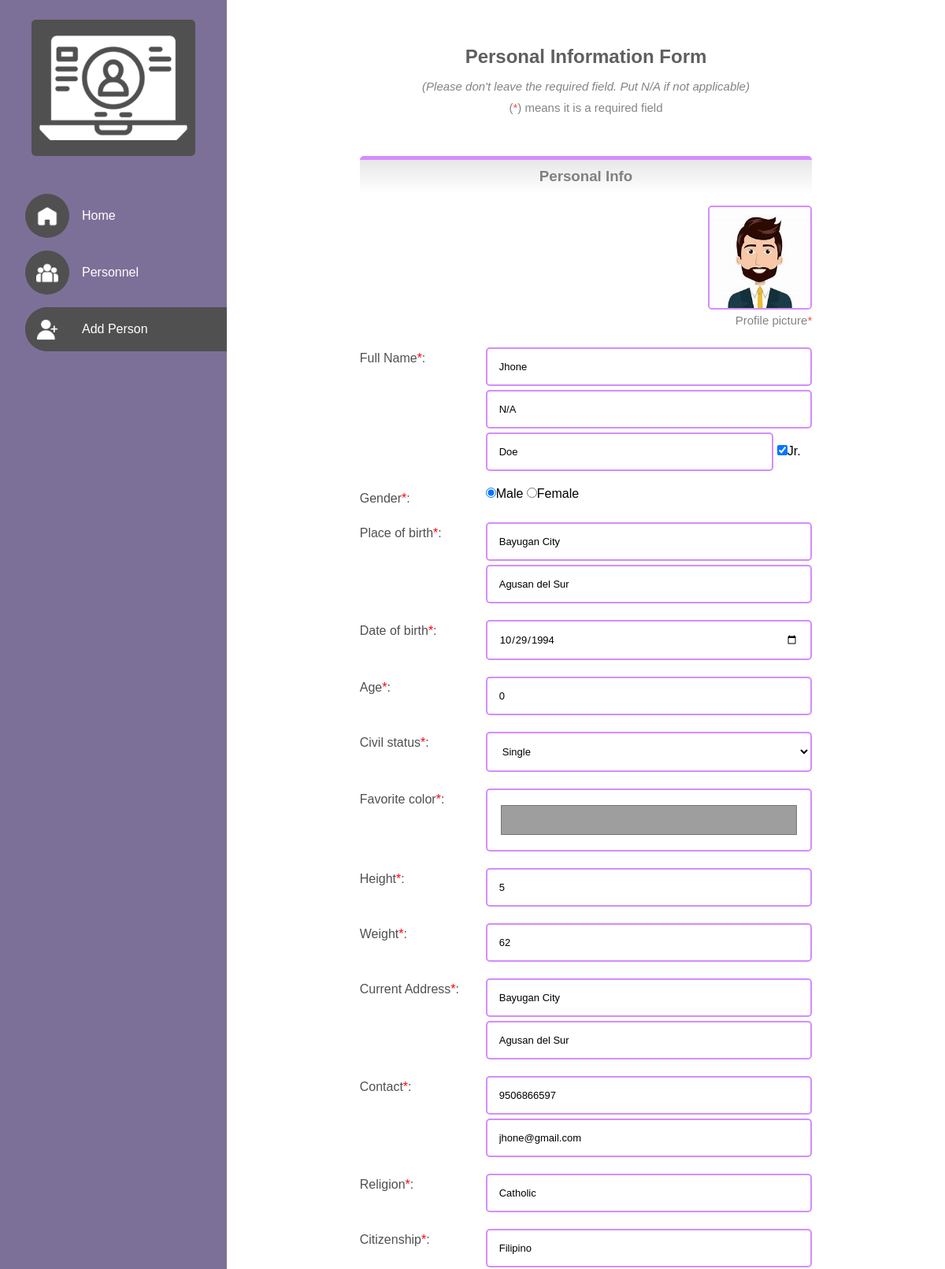
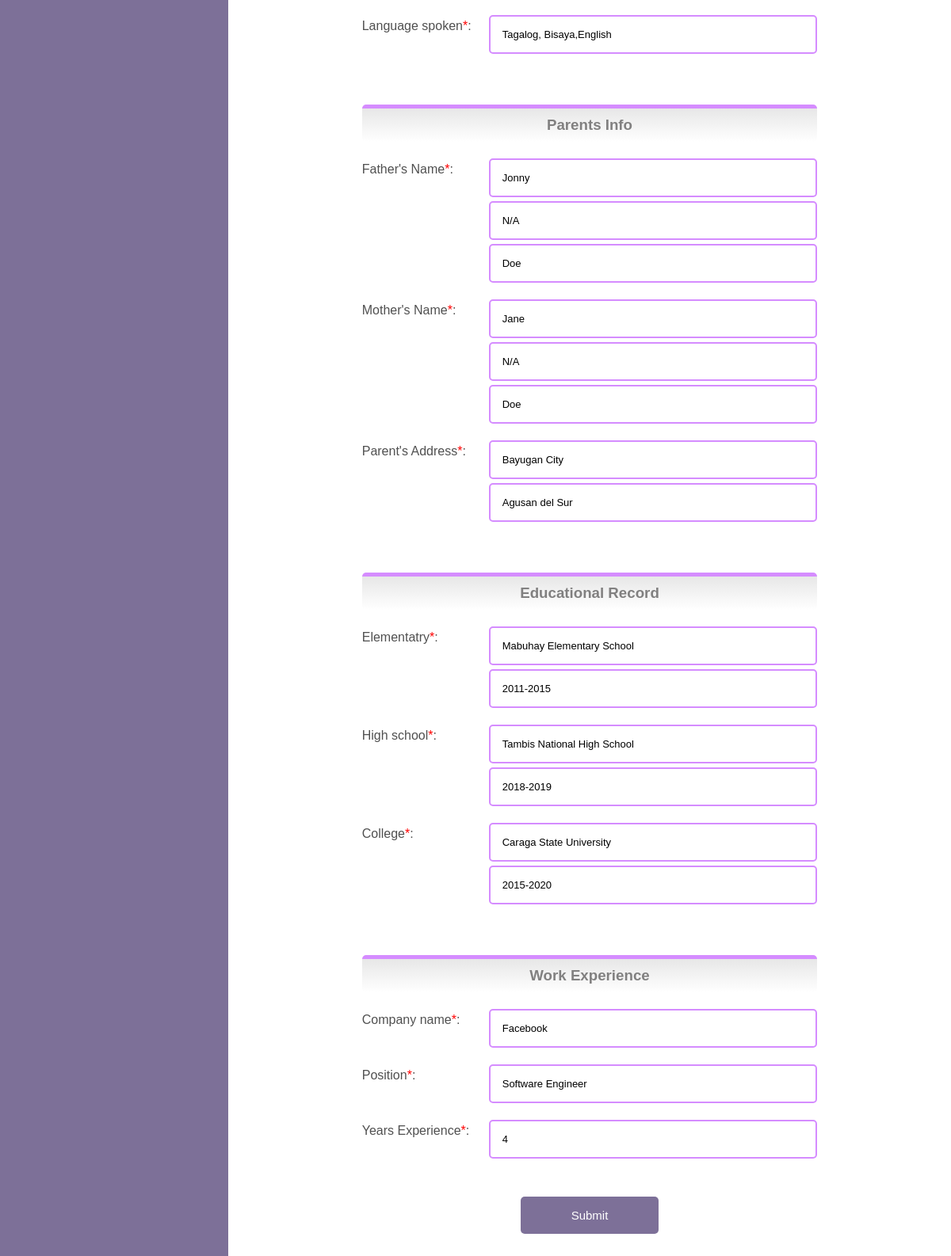
Page /person_form.php?person_id=61b2cda8b07bf2.35227923 on the committed database (2 pictures, top to bottom).
### tables this page shows
CREATE TABLE `personnel` (
  `person_id` varchar(40) NOT NULL,
  `image_name` varchar(40) NOT NULL,
  `firstname` varchar(40) NOT NULL,
  `middlename` varchar(40) NOT NULL,
  `lastname` varchar(40) NOT NULL,
  `extension` varchar(5) NOT NULL,
  `gender` varchar(10) NOT NULL,
  `civil_status` varchar(15) NOT NULL,
  `favorite_color` varchar(10) NOT NULL,
  `height` int(5) NOT NULL,
  `weight` int(5) NOT NULL,
  `date_of_birth` varchar(10) NOT NULL,
  `age` int(5) NOT NULL,
  `city_mun_pob` varchar(40) NOT NULL,
  `province_pob` varchar(40) NOT NULL,
  `city_mun_address` varchar(40) NOT NULL,
  `province_address` varchar(40) NOT NULL,
  `phone_number` bigint(20) NOT NULL,
  `email` varchar(40) NOT NULL,
  `citizenship` varchar(40) NOT NULL,
  `religion` varchar(40) NOT NULL,
  `language_spoken` varchar(40) NOT NULL
);

CREATE TABLE `parents` (
  `person_id` varchar(40) NOT NULL,
  `father_fname` varchar(40) NOT NULL,
  `father_mname` varchar(40) NOT NULL,
  `father_lname` varchar(40) NOT NULL,
  `mother_fname` varchar(40) NOT NULL,
  `mother_mname` varchar(40) NOT NULL,
  `mother_lname` varchar(40) NOT NULL,
  `parent_city_mun_address` varchar(40) NOT NULL,
  `parent_province_address` varchar(40) NOT NULL
);

CREATE TABLE `educ_record` (
  `person_id` varchar(40) NOT NULL,
  `elem_school_name` varchar(40) NOT NULL,
  `elem_grad_sy` varchar(20) NOT NULL,
  `high_school_name` varchar(40) NOT NULL,
  `high_grad_sy` varchar(20) NOT NULL,
  `coll_school_name` varchar(40) NOT NULL,
  `coll_grad_sy` varchar(20) NOT NULL
);

CREATE TABLE `w_experience` (
  `person_id` varchar(40) NOT NULL,
  `company_name` varchar(40) NOT NULL,
  `position` varchar(40) NOT NULL,
  `years_experience` int(10) NOT NULL
);

### process/getters.php (called while the page is built, shortened)
<?php
require_once $_SERVER['DOCUMENT_ROOT'] . "/rdpis/process/dbh.php";
function get_person_data(){
    if(isset($_GET["person_id"])){
        $person_id = $_GET["person_id"];
    }else{
        header("Location: ./personnel.php");
        exit();
    }
    $sql = "SELECT * FROM personnel, spouse, parents, educ_record, w_experience WHERE
        spouse.person_id        = personnel.person_id &&
        parents.person_id       = personnel.person_id &&
        educ_record.person_id   = personnel.person_id &&
        w_experience.person_id  = personnel.person_id &&
        personnel.person_id     = '$person_id'
    ";
    $result = mysqli_query(db_connect(), $sql);
    if($person_data = mysqli_fetch_assoc($result)){
        return $person_data;
    }else{
        header("Location: ./personnel.php");
    }
}

### process/dbh.php (called while the page is built, shortened)
<?php
function db_connect(){
    $con = mysqli_connect("localhost", "root", "", "rdpis");
    return $con;
}

### person_form.php (the view, shortened to what this page needs)
<?php
    require_once $_SERVER['DOCUMENT_ROOT'] . "/rdpis/process/getters.php";
    require_once $_SERVER['DOCUMENT_ROOT'] . "/rdpis/process/setters.php";
    if(isset($_GET["person_id"])){
        $person_data = get_person_data();
    }
?>
<!DOCTYPE html>
<html lang="en">
<head>
    <link rel="stylesheet" href="./css/general.css">
    <link rel="stylesheet" href="./css/person_form.css">
</head>
<body>
    <div class="main_container">
        <?php include "./includes/sidebar.inc.php"; ?>
        <div class="container">
            <form action="" method="POST" class="add_person_form" enctype="multipart/form-data">
                <h2>Personal Information Form</h2>
                <p><i>(Please don't leave the required field. Put N/A if not applicable)</i></p>
                <p>(<span>*</span>) means it is a required field</p>
                <h3>Personal Info</h3>
                <div class="profile_container">
                    <?php
                        if(isset($person_data)){
                            echo '<img src="./uploads/profileImages/'. $person_data["image_name"] .'" alt="picture" id="image_viewer"/>';
                        }else{
                            echo '<img src="./images/user_placeholder.png" alt="picture" id="image_viewer">';
                        }
                    ?>
                    <p>Profile picture<span>*</span></p>
                </div>
                <div class="addperson_input_con">
                    <label for="">Full Name<span>*</span>:</label>
                    <div class="input_wrapper">
                        <input type="text" placeholder="First name" name="firstname" value="<?php echo isset($person_data) ? $person_data["firstname"] : ""; ?>" required>
                        <input type="text" placeholder="Middle name(N/A if none)" name="middlename" value="<?php echo isset($person_data) ? $person_data["middlename"] : ""; ?>" required>
                        <div>
                            <input type="text" placeholder="Last name" name="lastname" style="width:80%;" value="<?php echo isset($person_data) ? $person_data["lastname"] : ""; ?>"required>
                            <input type="checkbox" value="Jr." name="extension" <?php echo !empty($person_data["extension"]) ? "checked" : ""; ?> >Jr.
                        </div>
                    </div>
                </div>
                <div class="addperson_input_con">
                    <label>Gender<span>*</span>:</label>
                    <div>
                        <?php
                            if(isset($person_data)){
                                ?>
                                    <input type="radio" name="gender" value="male" <?php echo $person_data["gender"] == "male" ? "checked" : "" ?> >Male
                                    <input type="radio" name="gender" value="female" <?php echo $person_data["gender"] == "female" ? "checked" : "" ?> >Female
                                <?php
                            }else{
                                ?>
                                    <input type="radio" name="gender" value="male" checked>Male
                                    <input type="radio" name="gender" value="female">Female
                                <?php
                            }
                        ?>
                    </div>
                </div>
                <div class="addperson_input_con">
                    <label for="">Place of birth<span>*</span>: </label>
                    <div class="input_wrapper">
                        <input type="text" placeholder="City/Municipality" name="city_mun_pob" value="<?php echo isset($person_data) ? $person_data["city_mun_pob"] : ""; ?>"required>
                        <input type="text" placeholder="Province" name="province_pob" value="<?php echo isset($person_data) ? $person_data["province_pob"] : ""; ?>"required>
                    </div>
                </div>
                <div class="addperson_input_con">
                    <label for="">Date of birth<span>*</span>:</label>
                    <input type="date" name="date_of_birth" id="birth_date" value="<?php echo isset($person_data) ? $person_data["date_of_birth"] : ""; ?>"required>
                </div>
                <div class="addperson_input_con">
                    <label for="age">Age<span>*</span>:</label>
                    <input type="number" readonly placeholder="generated by birthdate" name="age" id="age_input" value="<?php echo isset($person_data) ? $person_data["age"] : ""; ?>" required>
                </div>
                <div class="addperson_input_con">
                    <label for="civil_status">Civil status<span>*</span>:</label>
                    <select name="civil_status" id="civil_status" value="single">
                        <option value="single" <?php echo isset($person_data) && $person_data["civil_status"] == "single" ? "selected" : "";?>>Single</option>
                    </select>
                </div>
                <div class="addperson_input_con">
                    <label for="fav_color">Favorite color<span>*</span>:</label>
                    <input type="color" name="favorite_color" value="<?php
                        echo isset($person_data) ? $person_data["favorite_color"] : "#328678";
                    ?>">
                </div>
                <div class="addperson_input_con">
                    <label for="">Height<span>*</span>:</label>
                    <input type="number" placeholder="centimeter (cm)" name="height" value="<?php echo isset($person_data) ? $person_data["height"] : ""; ?>"required>
                </div>
                <div class="addperson_input_con">
                    <label for="weight">Weight<span>*</span>:</label>
                    <input type="number" placeholder="kilogram (kg)" name="weight" value="<?php echo isset($person_data) ? $person_data["weight"] : ""; ?>"required>
                </div>
                <div class="addperson_input_con">
                    <label>Current Address<span>*</span>:</label>
                    <div class="input_wrapper">
                        <input type="text" placeholder="City/Municipality" name="city_mun_address" value="<?php echo isset($person_data) ? $person_data["city_mun_address"] : ""; ?>"required>
                        <input type="text" placeholder="Province" name="province_address" value="<?php echo isset($person_data) ? $person_data["province_address"] : ""; ?>"required>
                    </div>
                </div>
                <div class="addperson_input_con">
                    <label>Contact<span>*</span>:</label>
                    <div class="input_wrapper">
                        <input type="number" placeholder="Phone number" name="phone_number" value="<?php echo isset($person_data) ? $person_data["phone_number"] : ""; ?>"required>
                        <input type="email" placeholder="E-mail" name="email" value="<?php echo isset($person_data) ? $person_data["email"] : ""; ?>"required>
                    </div>
                </div>
                <div class="addperson_input_con">
                    <label for="religion">Religion<span>*</span>:</label>
                    <input type="text" placeholder="ex. Catholic, Born again" name="religion" value="<?php echo isset($person_data) ? $person_data["religion"] : ""; ?>"required>
                </div>
                <div class="addperson_input_con">
                    <label>Citizenship<span>*</span>:</label>
                    <input type="text" placeholder="ex. Filipino" name="citizenship" value="<?php echo isset($person_data) ? $person_data["citizenship"] : ""; ?>"required>
                </div>
                <div class="addperson_input_con">
                    <label>Language spoken<span>*</span>:</label>
                    <input type="text" placeholder="ex. Tagalog, bisaya" name="language_spoken" value="<?php echo isset($person_data) ? $person_data["language_spoken"] : ""; ?>"required>
                </div>
                <h3>Parents Info</h3>
                <div class="addperson_input_con">
                    <label for="">Father's Name<span>*</span>:</label>
                    <div class="input_wrapper">
                        <input type="text" placeholder="First name" name="father_fname" value="<?php echo isset($person_data) ? $person_data["father_fname"] : ""; ?>"required>
                        <input type="text" placeholder="Middle name(N/A if none)" name="father_mname" value="<?php echo isset($person_data) ? $person_data["father_mname"] : ""; ?>"required>
                        <input type="text" placeholder="Last name" name="father_lname" value="<?php echo isset($person_data) ? $person_data["father_lname"] : ""; ?>"required>
                    </div>
                </div>
                <div class="addperson_input_con">
                    <label for="">Mother's Name<span>*</span>:</label>
                    <div class="input_wrapper">
                        <input type="text" placeholder="First name" name="mother_fname" value="<?php echo isset($person_data) ? $person_data["mother_fname"] : ""; ?>"required>
                        <input type="text" placeholder="Middle name" name="mother_mname" value="<?php echo isset($person_data) ? $person_data["mother_mname"] : ""; ?>"required>
                        <input type="text" placeholder="Last name" name="mother_lname" value="<?php echo isset($person_data) ? $person_data["mother_lname"] : ""; ?>"required>
                    </div>
                </div>
                <div class="addperson_input_con">
                    <label>Parent's Address<span>*</span>:</label>
                    <div class="input_wrapper">
                        <input type="text" placeholder="City/Municipality" name="parent_city_mun_address" value="<?php echo isset($person_data) ? $person_data["parent_city_mun_address"] : ""; ?>"required>
                        <input type="text" placeholder="Province" name="parent_province_address" value="<?php echo isset($person_data) ? $person_data["parent_province_address"] : ""; ?>"required>
                    </div>
                </div>
                <h3>Educational Record</h3>
                <div class="addperson_input_con">
                    <label for="">Elementatry<span>*</span>:</label>
                    <div class="input_wrapper">
                        <input type="text" name="elem_school_name" value="<?php echo isset($person_data) ? $person_data["elem_school_name"] : ""; ?>" placeholder="Name of school" required>
                        <input type="text" name="elem_grad_sy" value="<?php echo isset($person_data) ? $person_data["elem_grad_sy"] : ""; ?>" placeholder="Year graduated" required>
                    </div>
                </div>
                <div class="addperson_input_con">
                    <label for="">High school<span>*</span>:</label>
                    <div class="input_wrapper">
                        <input type="text" name="high_school_name" value="<?php echo isset($person_data) ? $person_data["high_school_name"] : ""; ?>" placeholder="Name of school" required>
                        <input type="text" name="high_grad_sy" value="<?php echo isset($person_data) ? $person_data["high_grad_sy"] : ""; ?>" placeholder="Year graduated" required>
                    </div>
                </div>
                <div class="addperson_input_con">
                    <label for="">College<span>*</span>:</label>
                    <div class="input_wrapper">
                        <input type="text" name="coll_school_name" value="<?php echo isset($person_data) ? $person_data["coll_school_name"] : ""; ?>" placeholder="Name of school" required>
                        <input type="text" name="coll_grad_sy" value="<?php echo isset($person_data) ? $person_data["coll_grad_sy"] : ""; ?>" placeholder="Year graduated" required>
                    </div>
                </div>
                <h3>Work Experience</h3>
                <div class="addperson_input_con">
                    <label for="">Company name<span>*</span>:</label>
                    <input type="text" name="company_name" value="<?php echo isset($person_data) ? $person_data["company_name"] : ""; ?>" placeholder="ex. Google" required>
                </div>
                <div class="addperson_input_con">
                    <label for="">Position<span>*</span>:</label>
                    <input type="text" name="position" value="<?php echo isset($person_data) ? $person_data["position"] : ""; ?>" placeholder="ex. Software engineer" required>
                </div>
                <div class="addperson_input_con">
                    <label for="">Years Experience<span>*</span>:</label>
                    <input type="number" name="years_experience" value="<?php echo isset($person_data) ? $person_data["years_experience"] : ""; ?>" placeholder="how many years you are in that company" required>
                </div>
                <input type="submit" name="submit_info" value="Submit">
            </form>
        </div>
    </div>
</body>
</html>

### rows in the picture
personnel: image_name (picture), firstname "Jhone", middlename "N/A", lastname "Doe", extension "☑", gender "☑", city_mun_pob "Bayugan City", province_pob "Agusan del Sur", date_of_birth "10/29/1994", age "0", civil_status "Single", favorite_color "#9e9e9e", height "5", weight "62", city_mun_address "Bayugan City", province_address "Agusan del Sur", phone_number "9506866597", email "jhone@gmail.com", religion "Catholic", citizenship "Filipino", language_spoken "Tagalog, Bisaya,English", father_fname "Jonny", father_mname "N/A", father_lname "Doe", mother_fname "Jane", mother_mname "N/A", mother_lname "Doe", parent_city_mun_address "Bayugan City", parent_province_address "Agusan del Sur", elem_school_name "Mabuhay Elementary School", elem_grad_sy "2011-2015", high_school_name "Tambis National High School", high_grad_sy "2018-2019", coll_school_name "Caraga State University", coll_grad_sy "2015-2020", company_name "Facebook", position "Software Engineer", years_experience "4"
